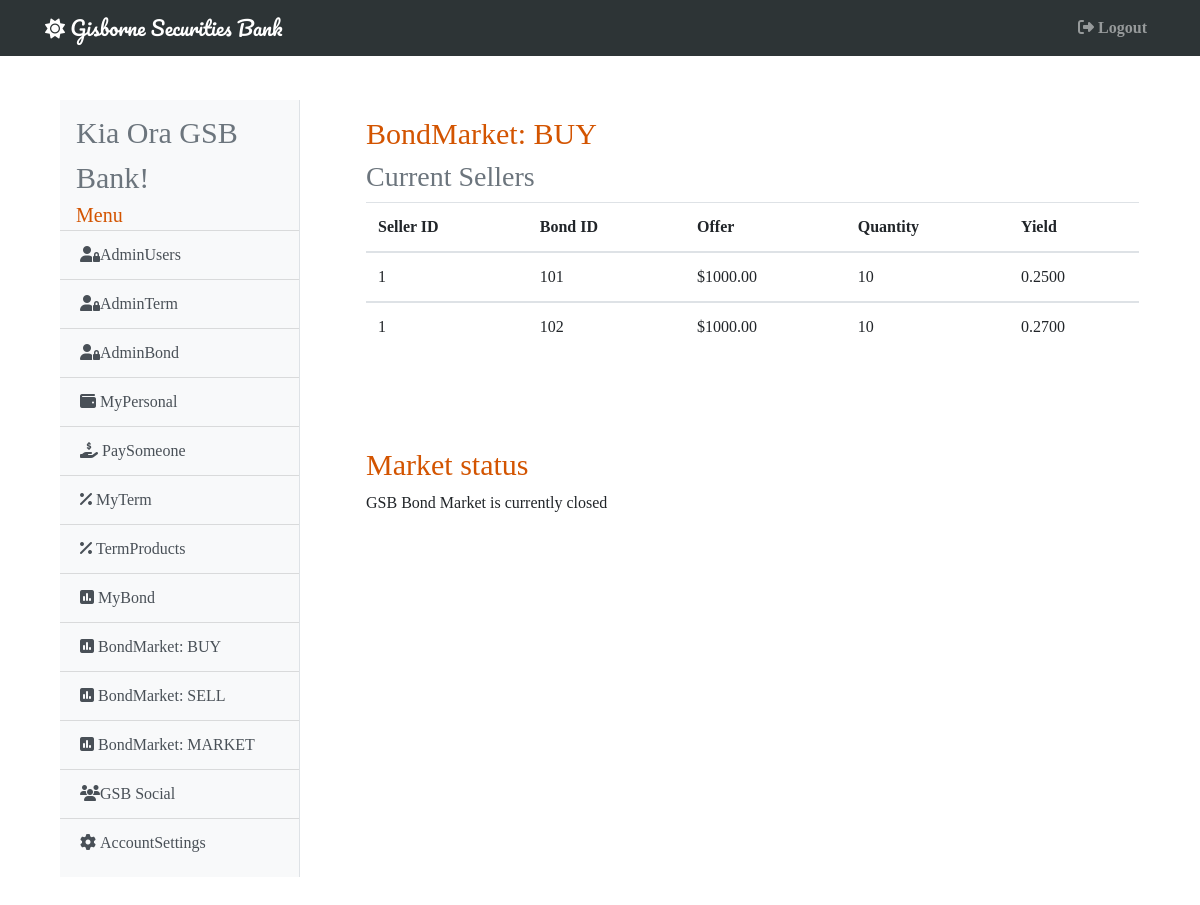
Page /buybond (signed in) on the earlier database version.
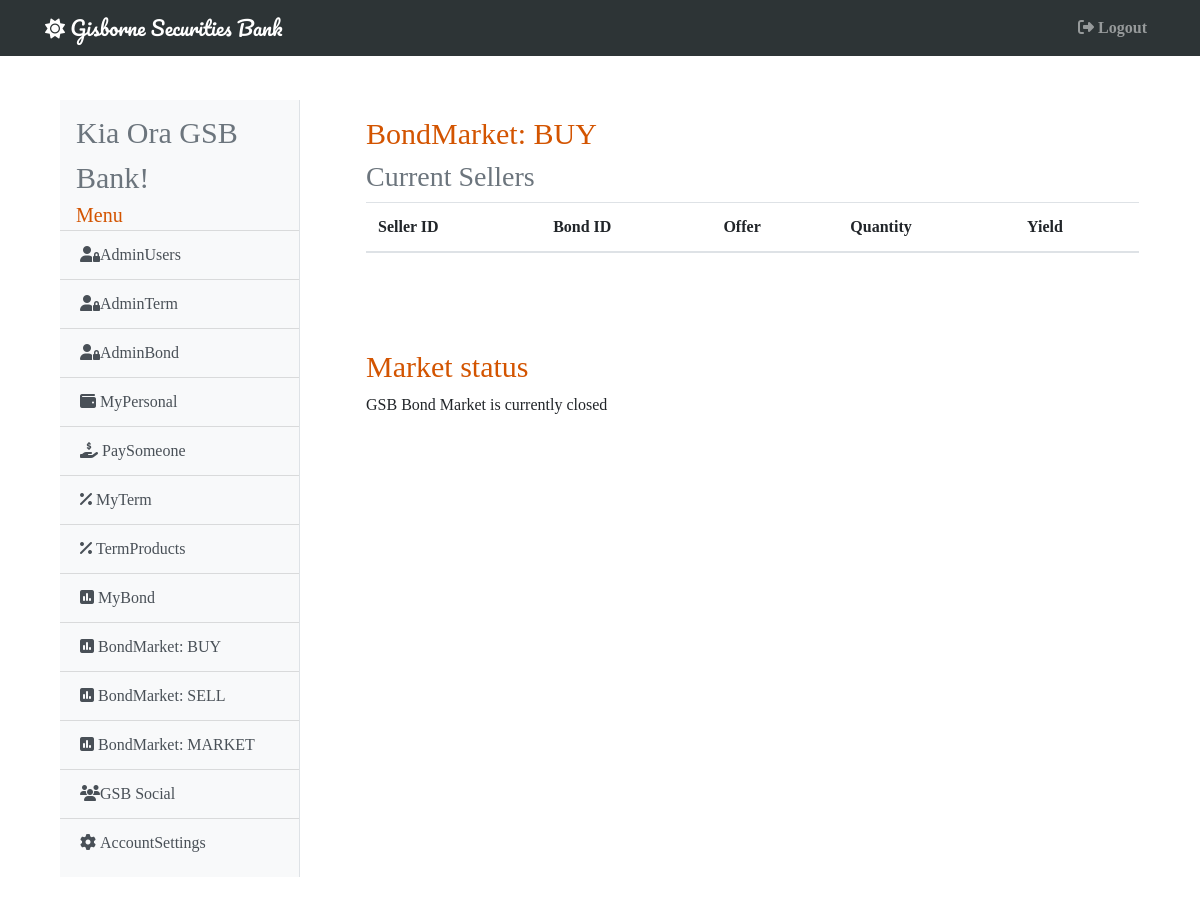
Same page on the later database version.
### gsb/models.py (models this page shows)
class Sells(db.Model):
    __tablename__ = 'sells'
    __table_args__ = {'extend_existing': True}
    user_id = db.Column(db.Integer, db.ForeignKey('user.id'), primary_key=True)
    bond_id = db.Column(db.Integer, db.ForeignKey('bond.id'), primary_key=True)
    quantity = db.Column(db.Integer, nullable=False)
    offer = db.Column(db.Numeric(6, 2), nullable=False)
    rate = db.Column(db.Numeric(4, 2), nullable=True)
    yd = db.Column(db.Numeric(4, 4), nullable=False)
    seller = db.relationship("User", backref="seller")
    bond = db.relationship("Bond", backref="bond_sell")

### gsb/bond/routes.py (the view, shortened to what this page needs)
@bond.route('/buybond', methods=['GET', 'POST'])
@login_required
def buy_bond():
    form = BuyBond()
    sells = Sells.query.order_by(Sells.quantity.desc()).all()
    return render_template('bonds/buy_bond.html', title='BuyBond', form=form, sells=sells)

### gsb/models.py (called while the page is built)
@login_manager.user_loader
def load_user(user_id):
    return User.query.get(int(user_id))

### gsb/templates/bonds/buy_bond.html (shortened to what this page needs)
{% extends 'base.html' %}
{% block content %}
    <div class="card-body shadow-lg p-3 mb-5 bg-white rounded" style="max-height: 500px; overflow: scroll;">
        <h1 style="font-size: 30px; color: #d35400;">BondMarket: BUY</h1>
        <h3 class="text-muted">Current Sellers</h3>
        <table class="table">
            <thead>
                <tr>
                    <th scope="col">Seller ID</th>
                    <th scope="col">Bond ID</th>
                    <th scope="col">Offer</th>
                    <th scope="col">Quantity</th>
                    <th scope="col">Yield</th>
                </tr>
                {% for sell in sells %}
            </thead>
            <tbody>
                <tr>
                    <td scope="row">{{ sell.user_id }}</td>
                    <td>{{ 100+sell.bond_id }}</td>
                    <td>${{ sell.offer }}</td>
                    <td>{{ sell.quantity }}</td>
                    <td>{{ sell.yd }}</td>
                </tr>
                {% endfor %}
            </tbody>
        </table>
    </div>
    {% if current_user.market == False %}
      <div class="card-body shadow-lg p-3 mb-5 bg-white rounded">
        <h1 style="font-size: 30px; color: #d35400;">Market status</h1>
        <p>GSB Bond Market is currently closed</p>
      </div>
    {% endif %}
{% endblock %}

Differences in the rows shown:
removed Sells: user_id "1", 100+sell.bond_id "101", offer "1000.00", quantity "10", yd "0.2500"
removed Sells: user_id "1", 100+sell.bond_id "102", offer "1000.00", quantity "10", yd "0.2700"
